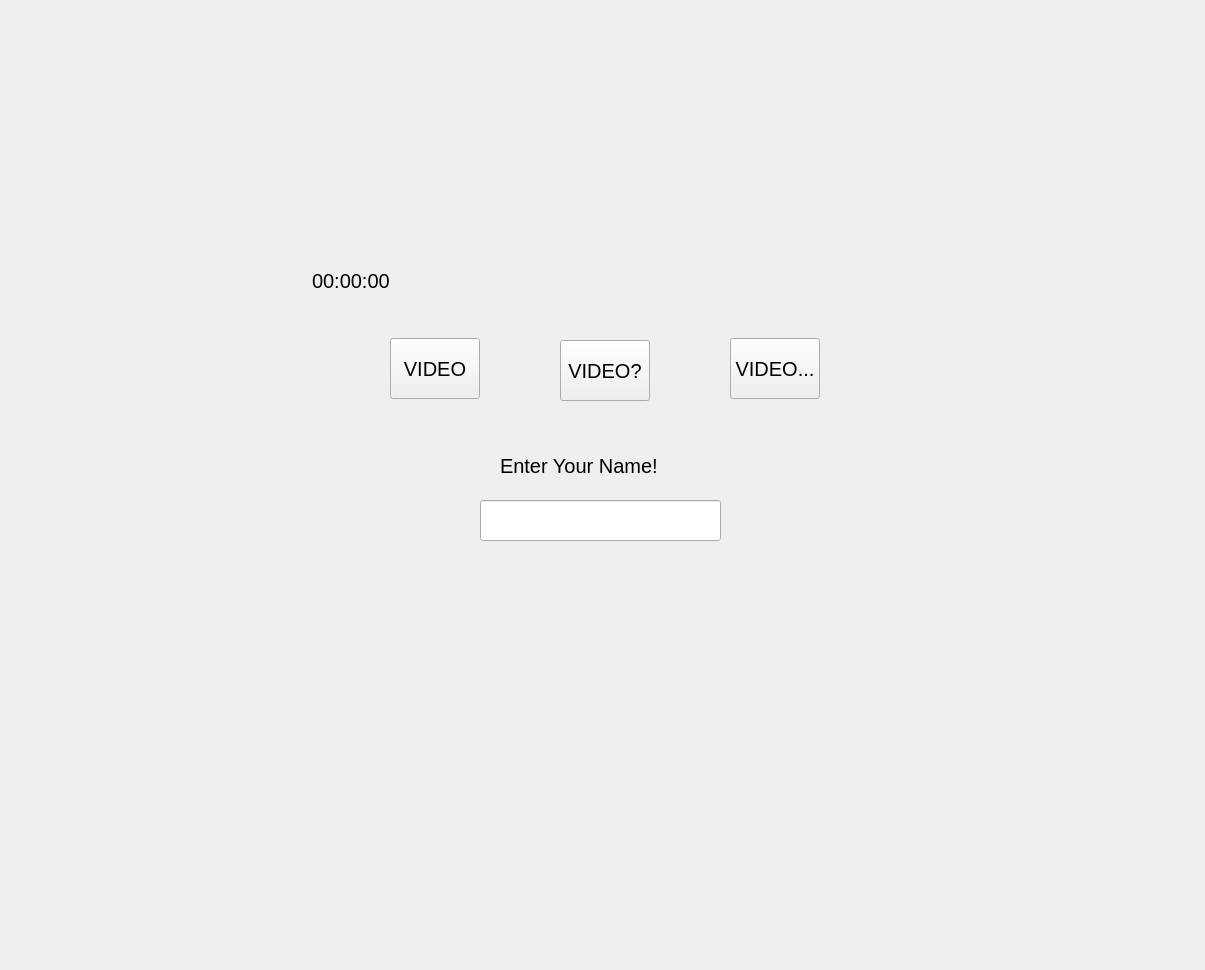
<?xml version="1.0" encoding="UTF-8"?>
<ui version="4.0">
 <class>Widget</class>
 <widget class="QWidget" name="Widget">
  <property name="enabled">
   <bool>true</bool>
  </property>
  <property name="geometry">
   <rect>
    <x>0</x>
    <y>0</y>
    <width>1205</width>
    <height>970</height>
   </rect>
  </property>
  <property name="font">
   <font>
    <pointsize>15</pointsize>
   </font>
  </property>
  <property name="windowTitle">
   <string>Widget</string>
  </property>
  <widget class="QLabel" name="TADW">
   <property name="geometry">
    <rect>
     <x>0</x>
     <y>0</y>
     <width>1221</width>
     <height>971</height>
    </rect>
   </property>
   <property name="minimumSize">
    <size>
     <width>1221</width>
     <height>971</height>
    </size>
   </property>
   <property name="maximumSize">
    <size>
     <width>1221</width>
     <height>971</height>
    </size>
   </property>
   <property name="text">
    <string/>
   </property>
   <property name="pixmap">
    <pixmap>../The_WackyWatch_HQ.jpg</pixmap>
   </property>
  </widget>
  <widget class="QLabel" name="TimedDisplay">
   <property name="geometry">
    <rect>
     <x>300</x>
     <y>260</y>
     <width>151</width>
     <height>41</height>
    </rect>
   </property>
   <property name="text">
    <string>00:00:00</string>
   </property>
   <property name="scaledContents">
    <bool>false</bool>
   </property>
   <property name="margin">
    <number>10</number>
   </property>
   <property name="indent">
    <number>12</number>
   </property>
  </widget>
  <widget class="QPushButton" name="Confirm">
   <property name="geometry">
    <rect>
     <x>900</x>
     <y>160</y>
     <width>91</width>
     <height>91</height>
    </rect>
   </property>
   <property name="styleSheet">
    <string notr="true">QPushButton {
    background-color: rgba(0, 0, 0, 0);
    border: none;
} </string>
   </property>
   <property name="text">
    <string/>
   </property>
  </widget>
  <widget class="QPushButton" name="Yes">
   <property name="geometry">
    <rect>
     <x>950</x>
     <y>280</y>
     <width>61</width>
     <height>61</height>
    </rect>
   </property>
   <property name="styleSheet">
    <string notr="true">QPushButton { 
background-color: rgba(0,0,0,0);
border: none;
}</string>
   </property>
   <property name="text">
    <string/>
   </property>
  </widget>
  <widget class="QPushButton" name="N">
   <property name="geometry">
    <rect>
     <x>950</x>
     <y>380</y>
     <width>61</width>
     <height>61</height>
    </rect>
   </property>
   <property name="styleSheet">
    <string notr="true">QPushButton { 
background-color: rgba(0,0,0,0);
border: none;
}</string>
   </property>
   <property name="text">
    <string/>
   </property>
  </widget>
  <widget class="QPushButton" name="NextButton">
   <property name="geometry">
    <rect>
     <x>200</x>
     <y>620</y>
     <width>91</width>
     <height>91</height>
    </rect>
   </property>
   <property name="styleSheet">
    <string notr="true">QPushButton {
    background-color: rgba(0, 0, 0, 0);
    border: none;
} </string>
   </property>
   <property name="text">
    <string/>
   </property>
  </widget>
  <widget class="QLabel" name="PP">
   <property name="geometry">
    <rect>
     <x>740</x>
     <y>270</y>
     <width>151</width>
     <height>20</height>
    </rect>
   </property>
   <property name="text">
    <string/>
   </property>
  </widget>
  <widget class="QLineEdit" name="YOURNAME">
   <property name="geometry">
    <rect>
     <x>480</x>
     <y>500</y>
     <width>241</width>
     <height>41</height>
    </rect>
   </property>
   <property name="styleSheet">
    <string notr="true">line edit {rgb(255, 255, 255)}</string>
   </property>
  </widget>
  <widget class="QLabel" name="Question">
   <property name="geometry">
    <rect>
     <x>500</x>
     <y>450</y>
     <width>211</width>
     <height>31</height>
    </rect>
   </property>
   <property name="text">
    <string>Enter Your Name!</string>
   </property>
  </widget>
  <widget class="QLabel" name="Dialogue">
   <property name="geometry">
    <rect>
     <x>450</x>
     <y>360</y>
     <width>281</width>
     <height>81</height>
    </rect>
   </property>
   <property name="styleSheet">
    <string notr="true">QPushButton {
border-image: url(:/images/);
background-color: transparent;
border: none;
}
</string>
   </property>
   <property name="text">
    <string/>
   </property>
   <property name="margin">
    <number>0</number>
   </property>
   <property name="indent">
    <number>90</number>
   </property>
  </widget>
  <widget class="QPushButton" name="Vid1">
   <property name="geometry">
    <rect>
     <x>390</x>
     <y>338</y>
     <width>90</width>
     <height>61</height>
    </rect>
   </property>
   <property name="text">
    <string>VIDEO</string>
   </property>
  </widget>
  <widget class="QPushButton" name="Vid2">
   <property name="geometry">
    <rect>
     <x>560</x>
     <y>340</y>
     <width>90</width>
     <height>61</height>
    </rect>
   </property>
   <property name="text">
    <string>VIDEO?</string>
   </property>
  </widget>
  <widget class="QPushButton" name="Vid3">
   <property name="geometry">
    <rect>
     <x>730</x>
     <y>338</y>
     <width>90</width>
     <height>61</height>
    </rect>
   </property>
   <property name="text">
    <string>VIDEO...</string>
   </property>
  </widget>
  <widget class="QWidget" name="VideoContainer" native="true">
   <property name="geometry">
    <rect>
     <x>290</x>
     <y>230</y>
     <width>621</width>
     <height>441</height>
    </rect>
   </property>
  </widget>
 </widget>
 <resources/>
 <connections/>
</ui>
